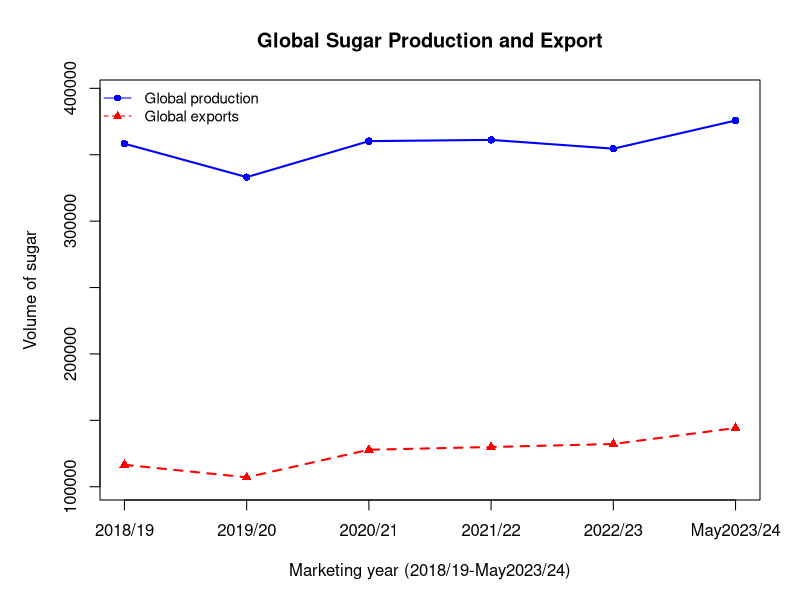
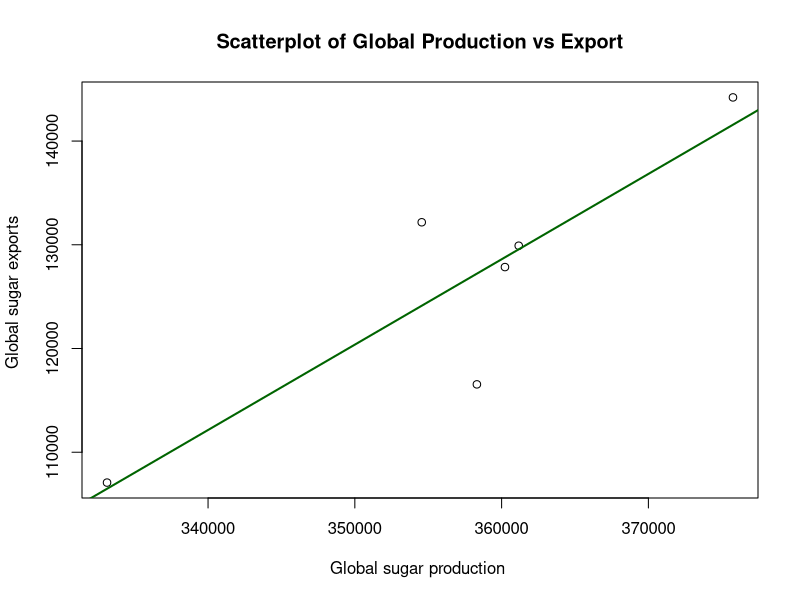
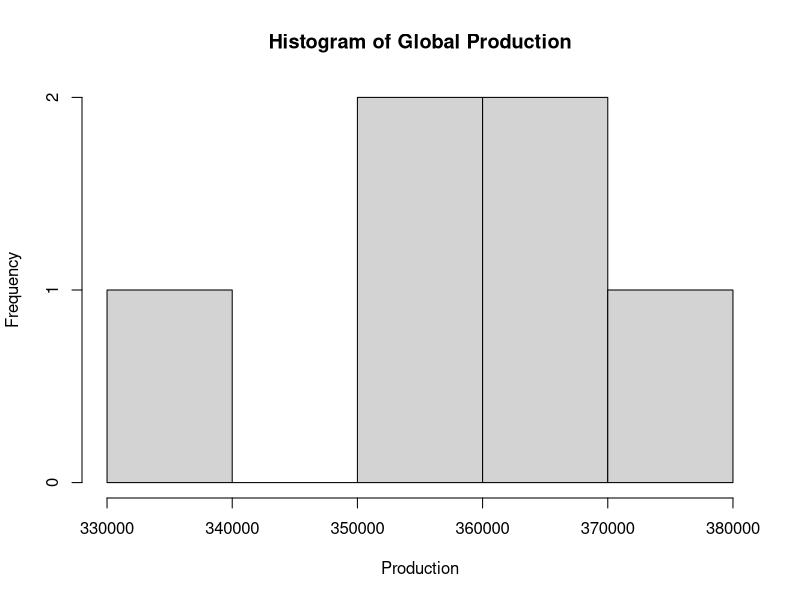
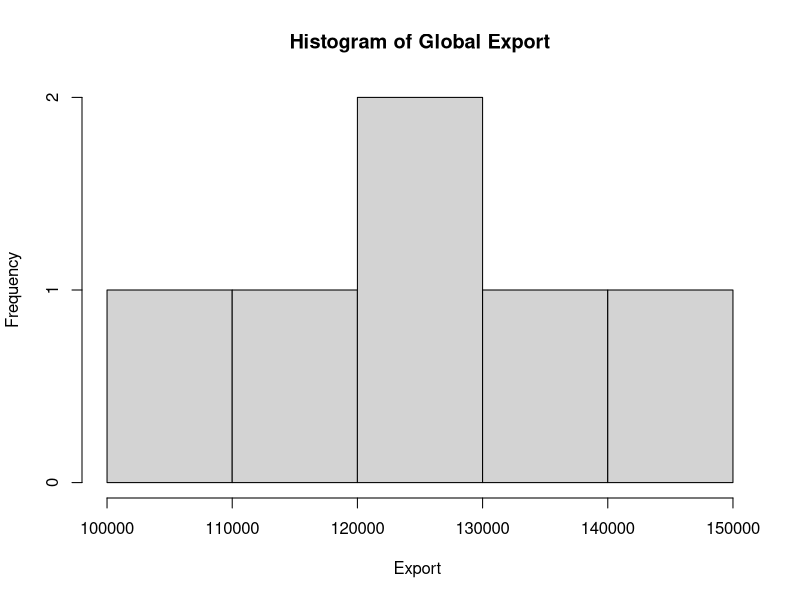

Reproduce these figures in R, in order.
## Loading required library
library(tidyverse)

##importing data
df_raw <- read_csv("combined_df .csv")
names(df_raw)
summary(df_raw)
head(df_raw)

## Cleaning and numeric conversion
year_cols <- c("2018/19", "2019/20", "2020/21",
              "2021/22", "2022/23", "May2023/24")
df_clean <- df_raw |>
                mutate(
                  across(
                    all_of(year_cols),
                    ~ as.numeric(gsub(",", "", .x))
                  )
                )       
summary(df_clean[, year_cols])

##filter to production and import only
df_pe <- df_clean |>
  filter(Action %in% c("production", "export"))
##building global total per year
df_long <- df_pe |>
  pivot_longer(
    cols      = all_of(year_cols),
    names_to  = "Year",
    values_to = "Volume"
  )
##aggregate to global totals by Action and Years
df_global <- df_long |>
  group_by(Action, Year) |>
  summarise(
    TotalVolume = sum(Volume, na.rm = TRUE),
    .groups     = "drop"
  )
## one row per Year, columns for production and export
df_research <- df_global |>
  pivot_wider(
    names_from  = Action,
    values_from = TotalVolume
  ) |>
##ordering years correctly
 mutate(
    Year = factor(Year, levels = year_cols)
  )
## Inspecting final research sub‑dataset
df_research
summary(df_research)
## visualization
##Time‑series line plot for production and export
png("lineplot.png")
year_labels <- df_research$Year
x <- seq_along(year_labels)
y_min <- min(df_research$production, df_research$export, na.rm = TRUE) * 0.95
y_max <- max(df_research$production, df_research$export, na.rm = TRUE) * 1.05

par(mar = c(5, 5, 4, 2)) 
plot(x, df_research$production,
     type = "n",
     xaxt = "n",
     ylim = c(y_min, y_max),
     xlab = "Marketing year (2018/19-May2023/24)",
     ylab = "Volume of sugar",
     main = "Global Sugar Production and Export")

axis(1, at = x, labels = year_labels)

lines(x, df_research$production,
      type = "o",
      col  = "blue",
      lwd  = 2,
      pch  = 16)

lines(x, df_research$export,
      type = "o",
      col  = "red",
      lwd  = 2,
      lty  = 2,
      pch  = 17)

legend("topleft",
       legend = c("Global production", "Global exports"),
       col    = c("blue", "red"),
       lty    = c(1, 2),
       pch    = c(16, 17),
       bty    = "n",
       cex    = 0.9)
## Scatter plot of production vs export.
png("scatterplot.png")
plot(df_research$production, df_research$export,
     xlab = "Global sugar production ",
     ylab = "Global sugar exports ",
     main = "Scatterplot of Global Production vs Export")
abline(lm(export ~ production, data = df_research),
       col = "darkgreen", lwd = 2)
## Histogram for the production and export
png("histogram_production.png")
hist(df_research$production, 
     main = "Histogram of Global Production", 
     xlab = "Production") 
png("histogram_export.png")
hist(df_research$export, 
     main = "Histogram of Global Export", 
     xlab = "Export ") 
## Basic descriptive statistics 
summary(df_research[, c("production", "export")])

##Pearson correlation
pearson_result <- cor.test(df_research$production,
                           df_research$export,
                           method = "pearson")

pearson_result



         
         
